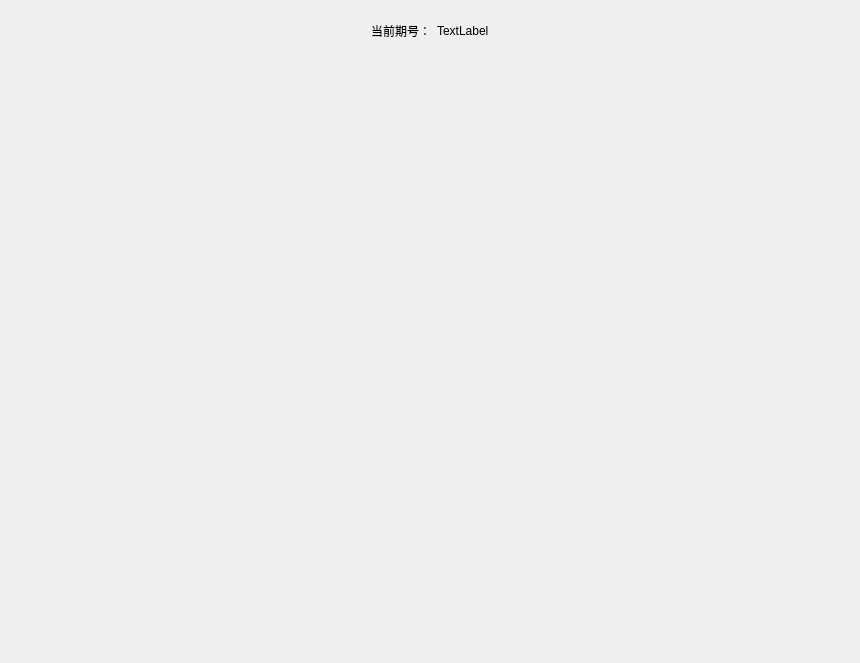
<?xml version="1.0" encoding="UTF-8"?>
<ui version="4.0">
 <class>QuShiTu</class>
 <widget class="QWidget" name="QuShiTu">
  <property name="geometry">
   <rect>
    <x>0</x>
    <y>0</y>
    <width>860</width>
    <height>663</height>
   </rect>
  </property>
  <property name="windowTitle">
   <string>QuShiTu</string>
  </property>
  <layout class="QGridLayout" name="gridLayout">
   <item row="0" column="0">
    <widget class="QWidget" name="widget_3" native="true">
     <property name="maximumSize">
      <size>
       <width>16777215</width>
       <height>40</height>
      </size>
     </property>
     <layout class="QHBoxLayout" name="horizontalLayout">
      <item>
       <spacer name="horizontalSpacer">
        <property name="orientation">
         <enum>Qt::Horizontal</enum>
        </property>
        <property name="sizeHint" stdset="0">
         <size>
          <width>40</width>
          <height>20</height>
         </size>
        </property>
       </spacer>
      </item>
      <item>
       <widget class="QLabel" name="label">
        <property name="text">
         <string>当前期号：</string>
        </property>
       </widget>
      </item>
      <item>
       <widget class="QLabel" name="label_2">
        <property name="text">
         <string>TextLabel</string>
        </property>
       </widget>
      </item>
      <item>
       <spacer name="horizontalSpacer_2">
        <property name="orientation">
         <enum>Qt::Horizontal</enum>
        </property>
        <property name="sizeHint" stdset="0">
         <size>
          <width>40</width>
          <height>20</height>
         </size>
        </property>
       </spacer>
      </item>
     </layout>
    </widget>
   </item>
   <item row="1" column="0">
    <layout class="QHBoxLayout" name="horizontalLayout_2">
     <item>
      <spacer name="horizontalSpacer_3">
       <property name="orientation">
        <enum>Qt::Horizontal</enum>
       </property>
       <property name="sizeType">
        <enum>QSizePolicy::Maximum</enum>
       </property>
       <property name="sizeHint" stdset="0">
        <size>
         <width>100</width>
         <height>20</height>
        </size>
       </property>
      </spacer>
     </item>
     <item>
      <widget class="QtCharts::QChartView" name="widget_2" native="true"/>
     </item>
     <item>
      <spacer name="horizontalSpacer_4">
       <property name="orientation">
        <enum>Qt::Horizontal</enum>
       </property>
       <property name="sizeType">
        <enum>QSizePolicy::Maximum</enum>
       </property>
       <property name="sizeHint" stdset="0">
        <size>
         <width>100</width>
         <height>20</height>
        </size>
       </property>
      </spacer>
     </item>
    </layout>
   </item>
  </layout>
 </widget>
 <layoutdefault spacing="6" margin="11"/>
 <customwidgets>
  <customwidget>
   <class>QtCharts::QChartView</class>
   <extends>QWidget</extends>
   <header location="global">QtCharts/QChartView</header>
   <container>1</container>
  </customwidget>
 </customwidgets>
 <resources/>
 <connections/>
</ui>
